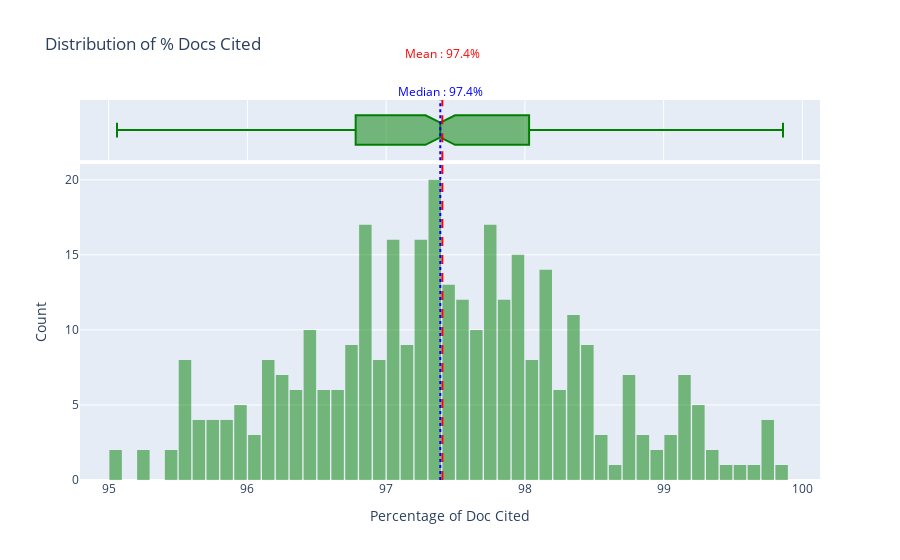

Notebook cell for this chart:
### Code cell
#Find Distribution of Histogram

#-step1 : find mean and median
mean_val = df['% Docs Cited'].mean()
median_val = df['% Docs Cited'].median()

# step2 : Create histogram
fig_dist = px.histogram(
    df,
    x='% Docs Cited',
    nbins=50,
    marginal='box',
    title='Distribution of % Docs Cited',
    color_discrete_sequence=['green'],
    opacity=0.5
)


fig_dist.add_vline(x=mean_val, line_dash='dash', line_color='red')
fig_dist.add_vline(x=median_val, line_dash='dot', line_color='blue')


fig_dist.add_annotation(
    x=mean_val, 
    y=1.15,
    yref='paper',
    text=f"Mean : {mean_val:.1f}%",
    showarrow=False,
    font=dict(color='red')
)

fig_dist.add_annotation(
    x=median_val,
    y=1.05,
    yref='paper',
    text=f"Median : {median_val:.1f}%",
    showarrow=False,
    font=dict(color='blue')
)

fig_dist.update_layout(
    xaxis_title = 'Percentage of Doc Cited',
    yaxis_title = 'Count',
    bargap = 0.1
)

fig_dist.show()

### Figure 1 — Plotly figure (JSON) as saved in the notebook; plotly's stock layout.template omitted (floating-point values rounded to 4 significant figures; data arrays with more than 128 entries replaced by an {"elided": "..."} marker saying what was removed)
{"data": [{"bingroup": "x", "hovertemplate": "% Docs Cited=%{x}<br>count=%{y}<extra></extra>", "legendgroup": "", "marker": {"color": "green", "opacity": 0.5, "pattern": {"shape": ""}}, "name": "", "nbinsx": 50, "orientation": "v", "showlegend": false, "type": "histogram", "x": {"elided": "340 float values"}, "xaxis": "x", "yaxis": "y"}, {"hovertemplate": "% Docs Cited=%{x}<extra></extra>", "legendgroup": "", "marker": {"color": "green"}, "name": "", "notched": true, "showlegend": false, "type": "box", "x": {"elided": "340 float values"}, "xaxis": "x2", "yaxis": "y2"}], "layout": {"annotations": [{"font": {"color": "red"}, "showarrow": false, "text": "Mean : 97.4%", "x": 97.4, "y": 1.15, "yref": "paper"}, {"font": {"color": "blue"}, "showarrow": false, "text": "Median : 97.4%", "x": 97.39, "y": 1.05, "yref": "paper"}], "bargap": 0.1, "barmode": "relative", "legend": {"tracegroupgap": 0}, "shapes": [{"line": {"color": "red", "dash": "dash"}, "type": "line", "x0": 97.4, "x1": 97.4, "xref": "x", "y0": 0, "y1": 1, "yref": "y domain"}, {"line": {"color": "red", "dash": "dash"}, "type": "line", "x0": 97.4, "x1": 97.4, "xref": "x2", "y0": 0, "y1": 1, "yref": "y2 domain"}, {"line": {"color": "blue", "dash": "dot"}, "type": "line", "x0": 97.39, "x1": 97.39, "xref": "x", "y0": 0, "y1": 1, "yref": "y domain"}, {"line": {"color": "blue", "dash": "dot"}, "type": "line", "x0": 97.39, "x1": 97.39, "xref": "x2", "y0": 0, "y1": 1, "yref": "y2 domain"}], "title": {"text": "Distribution of % Docs Cited"}, "xaxis": {"anchor": "y", "domain": [0, 1], "title": {"text": "Percentage of Doc Cited"}}, "xaxis2": {"anchor": "y2", "domain": [0, 1], "matches": "x", "showgrid": true, "showticklabels": false}, "yaxis": {"anchor": "x", "domain": [0, 0.8316], "title": {"text": "Count"}}, "yaxis2": {"anchor": "x2", "domain": [0.8416, 1], "matches": "y2", "showgrid": false, "showline": false, "showticklabels": false, "ticks": ""}}}
